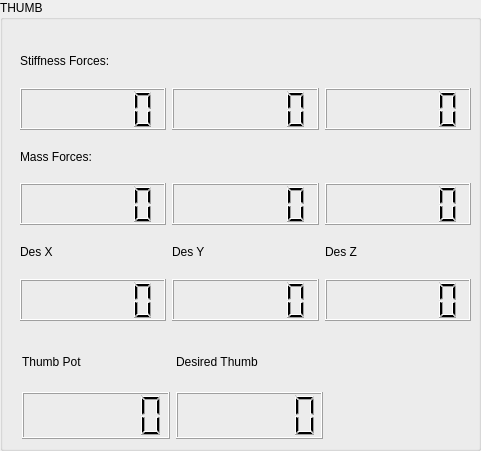
   <widget class="QGroupBox" name="groupBox_8">
    <property name="geometry">
     <rect>
      <x>1390</x>
      <y>10</y>
      <width>481</width>
      <height>451</height>
     </rect>
    </property>
    <property name="title">
     <string>THUMB</string>
    </property>
    <widget class="QWidget" name="layoutWidget">
     <property name="geometry">
      <rect>
       <x>20</x>
       <y>40</y>
       <width>451</width>
       <height>281</height>
      </rect>
     </property>
     <layout class="QGridLayout" name="gridLayout_14">
      <item row="0" column="0">
       <widget class="QLabel" name="label_57">
        <property name="text">
         <string>Stiffness Forces:</string>
        </property>
       </widget>
      </item>
      <item row="1" column="0">
       <widget class="QLCDNumber" name="ForX1">
        <property name="digitCount">
         <number>6</number>
        </property>
       </widget>
      </item>
      <item row="1" column="1">
       <widget class="QLCDNumber" name="ForY1">
        <property name="digitCount">
         <number>6</number>
        </property>
       </widget>
      </item>
      <item row="1" column="2">
       <widget class="QLCDNumber" name="ForZ1">
        <property name="digitCount">
         <number>6</number>
        </property>
       </widget>
      </item>
      <item row="2" column="0">
       <widget class="QLabel" name="label_58">
        <property name="text">
         <string>Mass Forces:</string>
        </property>
       </widget>
      </item>
      <item row="3" column="0">
       <widget class="QLCDNumber" name="ForX1_2">
        <property name="digitCount">
         <number>6</number>
        </property>
       </widget>
      </item>
      <item row="3" column="1">
       <widget class="QLCDNumber" name="ForY1_2">
        <property name="digitCount">
         <number>6</number>
        </property>
       </widget>
      </item>
      <item row="3" column="2">
       <widget class="QLCDNumber" name="ForZ1_2">
        <property name="digitCount">
         <number>6</number>
        </property>
       </widget>
      </item>
      <item row="4" column="0">
       <widget class="QLabel" name="label_64">
        <property name="text">
         <string>Des X</string>
        </property>
       </widget>
      </item>
      <item row="4" column="1">
       <widget class="QLabel" name="label_67">
        <property name="text">
         <string>Des Y</string>
        </property>
       </widget>
      </item>
      <item row="4" column="2">
       <widget class="QLabel" name="label_69">
        <property name="text">
         <string>Des Z</string>
        </property>
       </widget>
      </item>
      <item row="5" column="0">
       <widget class="QLCDNumber" name="DesX1">
        <property name="digitCount">
         <number>6</number>
        </property>
       </widget>
      </item>
      <item row="5" column="1">
       <widget class="QLCDNumber" name="DesY1">
        <property name="digitCount">
         <number>6</number>
        </property>
       </widget>
      </item>
      <item row="5" column="2">
       <widget class="QLCDNumber" name="DesZ1">
        <property name="digitCount">
         <number>6</number>
        </property>
       </widget>
      </item>
     </layout>
    </widget>
    <widget class="QWidget" name="layoutWidget">
     <property name="geometry">
      <rect>
       <x>22</x>
       <y>338</y>
       <width>301</width>
       <height>101</height>
      </rect>
     </property>
     <layout class="QGridLayout" name="gridLayout_15">
      <item row="0" column="0">
       <widget class="QLabel" name="label_59">
        <property name="text">
         <string>Thumb Pot</string>
        </property>
        <property name="alignment">
         <set>Qt::AlignLeading|Qt::AlignLeft|Qt::AlignVCenter</set>
        </property>
       </widget>
      </item>
      <item row="0" column="1">
       <widget class="QLabel" name="label_27">
        <property name="text">
         <string>Desired Thumb</string>
        </property>
        <property name="alignment">
         <set>Qt::AlignLeading|Qt::AlignLeft|Qt::AlignVCenter</set>
        </property>
       </widget>
      </item>
      <item row="1" column="0">
       <widget class="QLCDNumber" name="MotorLCD_1">
        <property name="digitCount">
         <number>6</number>
        </property>
       </widget>
      </item>
      <item row="1" column="1">
       <widget class="QLCDNumber" name="StrokeLCD1_1">
        <property name="digitCount">
         <number>6</number>
        </property>
       </widget>
      </item>
     </layout>
    </widget>
   </widget>
